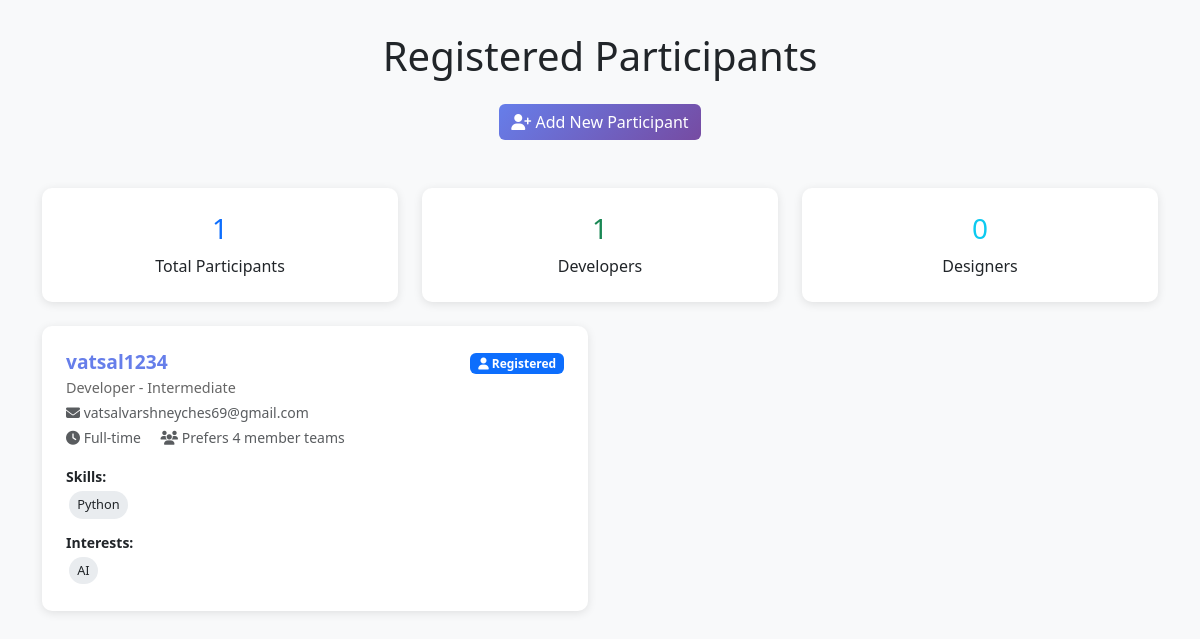
/simple_participants, run on the app's committed database.
### models.py (models this page shows, shortened)
class Participant(db.Model):
    id = db.Column(db.Integer, primary_key=True)
    name = db.Column(db.String(100), nullable=False)
    email = db.Column(db.String(120), unique=True, nullable=False)
    role = db.Column(db.String(50), nullable=False)  # Developer, Designer, PM, etc.
    experience_level = db.Column(db.String(20), nullable=False)  # Beginner, Intermediate, Advanced
    skills = db.Column(JSON, nullable=False)  # List of skills
    interests = db.Column(JSON, nullable=False)  # List of interests
    preferred_team_size = db.Column(db.Integer, default=4)
    availability = db.Column(db.String(50), nullable=False)  # Full-time, Part-time
    github_url = db.Column(db.String(200))
    linkedin_url = db.Column(db.String(200))
    created_at = db.Column(db.DateTime, default=datetime.utcnow)
    team_id = db.Column(db.Integer, db.ForeignKey('team.id'), nullable=True)

### routes.py (the view)
@app.route('/simple_participants')
def simple_participants():
    participants = Participant.query.all()
    return render_template('simple_participants.html', participants=participants)

### templates/simple_participants.html (shortened to what this page needs)
<!DOCTYPE html>
<html lang="en">
<head>
    <link href="https://cdn.jsdelivr.net/npm/bootstrap@5.3.0/dist/css/bootstrap.min.css" rel="stylesheet">
    <link rel="stylesheet" href="https://cdnjs.cloudflare.com/ajax/libs/font-awesome/6.4.0/css/all.min.css">
</head>
<body>
    <div class="container">
        <div class="row mb-4">
            <div class="col-12">
                <h1 class="text-center mb-4">Registered Participants</h1>
                <div class="text-center mb-4">
                    <a href="/simple_register" class="btn btn-primary">
                        <i class="fas fa-user-plus"></i> Add New Participant
                    </a>
                </div>
            </div>
        </div>
        <div class="row mb-4">
            <div class="col-md-4">
                <div class="stats-card">
                    <h3 class="text-primary">{{ participants|length }}</h3>
                    <p class="mb-0">Total Participants</p>
                </div>
            </div>
            <div class="col-md-4">
                <div class="stats-card">
                    <h3 class="text-success">{{ participants|selectattr('role', 'equalto', 'Developer')|list|length }}</h3>
                    <p class="mb-0">Developers</p>
                </div>
            </div>
            <div class="col-md-4">
                <div class="stats-card">
                    <h3 class="text-info">{{ participants|selectattr('role', 'equalto', 'Designer')|list|length }}</h3>
                    <p class="mb-0">Designers</p>
                </div>
            </div>
        </div>
        {% if participants %}
            <div class="row">
                {% for participant in participants %}
                <div class="col-lg-6">
                    <div class="participant-card">
                        <div class="d-flex justify-content-between align-items-start mb-2">
                            <div>
                                <h5 class="participant-name mb-1">{{ participant.name }}</h5>
                                <p class="participant-role mb-1">{{ participant.role }} - {{ participant.experience_level }}</p>
                                <p class="text-muted small mb-1">
                                    <i class="fas fa-envelope"></i> {{ participant.email }}
                                </p>
                                <p class="text-muted small mb-2">
                                    <i class="fas fa-clock"></i> {{ participant.availability }}
                                    <span class="ms-3">
                                        <i class="fas fa-users"></i> Prefers {{ participant.preferred_team_size }} member teams
                                    </span>
                                </p>
                            </div>
                            <div>
                                <span class="badge bg-primary">
                                    <i class="fas fa-user"></i> Registered
                                </span>
                            </div>
                        </div>
                        {% if participant.skills %}
                        <div class="mb-2">
                            <strong class="small">Skills:</strong><br>
                            {% for skill in participant.skills %}
                                <span class="skill-tag">{{ skill }}</span>
                            {% endfor %}
                        </div>
                        {% endif %}
                        {% if participant.interests %}
                        <div>
                            <strong class="small">Interests:</strong><br>
                            {% for interest in participant.interests %}
                                <span class="skill-tag">{{ interest }}</span>
                            {% endfor %}
                        </div>
                        {% endif %}
                    </div>
                </div>
                {% endfor %}
            </div>
        {% endif %}
    </div>
</body>
</html>

### templates/simple_participants.html (style rules this page uses)
body { background: #f8f9fa; padding: 2rem 0; }
.participant-card { background: white; border-radius: 10px; padding: 1.5rem; margin-bottom: 1rem; box-shadow: 0 2px 10px rgba(0,0,0,0.1); }
.participant-name { color: #667eea; font-weight: 600; font-size: 1.2rem; }
.participant-role { color: #666; font-size: 0.9rem; }
.skill-tag { background: #e9ecef; padding: 0.25rem 0.5rem; border-radius: 15px; font-size: 0.8rem; margin: 0.2rem; display: inline-block; }
.btn-primary { background: linear-gradient(135deg, #667eea 0%, #764ba2 100%); border: none; }
.stats-card { background: white; border-radius: 10px; padding: 1.5rem; text-align: center; box-shadow: 0 2px 10px rgba(0,0,0,0.1); }

### data on the page
Participant: name "vatsal1234", role "Developer", experience_level "Intermediate", email "vatsalvarshneyches69@gmail.com", availability "Full-time", preferred_team_size "4", skills "Python", interests "AI"

### other printed values
{{ participants|length }} "1"
{{ participants|selectattr('role', 'equalto', 'Developer')|list|length }} "1"
{{ participants|selectattr('role', 'equalto', 'Designer')|list|length }} "0"
